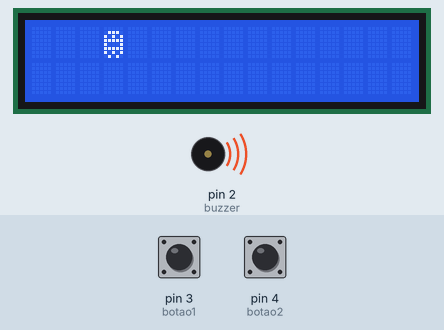
Bench run of a sketch on a simulated Arduino Uno, built with avr-gcc and run on an emulated ATmega328P. On the bench: 16×2 character LCD, buzzer (waves = sounding). Inputs (shaded band) come from the test bench; at power-on: pin 3 (botao1) LOW, pin 4 (botao2) HIGH.

Above: at 1.2 s.
1.3 s: pin 3 (botao1) pulled HIGH for 3.2 s
At 1.98 s:
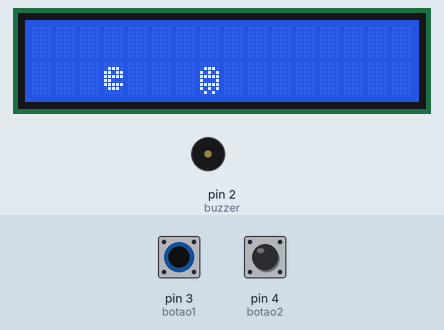
At 3.0 s:
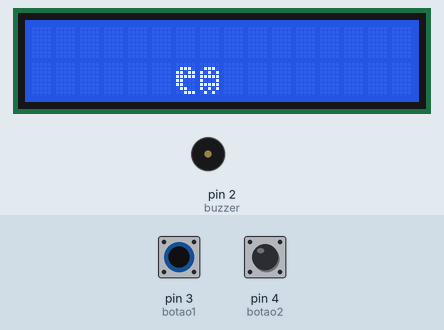
6.0 s: pin 3 (botao1) pulled HIGH for 0.25 s
At 6.04 s:
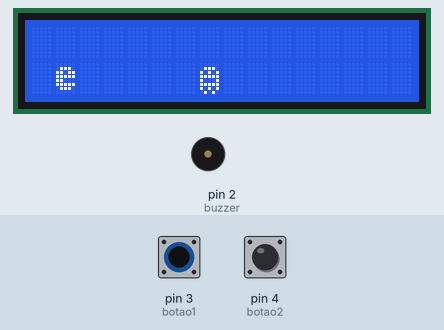
7.8 s: pin 4 (botao2) pulled LOW for 3.2 s
Timing chart, 0 to 10.8 s (numbered marks = the images above; inputs shaded):
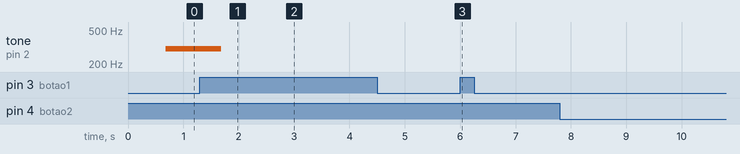

The sketch:

main.ino
```cpp
void (*resetFunc) (void) = 0;

#include <LiquidCrystal.h>
LiquidCrystal lcd(10, 9, 8, 7, 6, 5);

byte pacman[8] {
    0b00000,
    0b01110,
    0b11011,
    0b11111,
    0b11000,
    0b11111,
    0b01110,
    0b00000
};

byte pacmanOM[8] {
    0b00000,
    0b01110,
    0b11011,
    0b11111,
    0b11000,
    0b11000,
    0b01100,
    0b00111
};

byte ghost[8] {
    0b00000,
    0b01110,
    0b10101,
    0b11111,
    0b10001,
    0b11111,
    0b10101,
    0b01010
};

long millisTarefa1 = millis();

int botao1 = 3;
int botao2 = 4;
int buzzer = 2;

int linha = 0;
int coluna = 0;

int posicoes[5][2] = {{3, 0}, {7, 1}, {12, 0}, {5, 1}, {10, 0}};
int inPosicao = 0;

int contador = 0;

void setup() {

    pinMode(botao1, INPUT);
    pinMode(botao2, INPUT);
    pinMode(buzzer, OUTPUT);
    lcd.createChar(1, pacman);
    lcd.createChar(2, pacmanOM);
    lcd.createChar(3, ghost);

    lcd.begin(16, 2);
    lcd.clear();
    lcd.setCursor(1,0);
    lcd.print("Pacman x Ghost");
    lcd.setCursor(7,1);
    lcd.write(1);
    lcd.setCursor(9,1);
    lcd.write(3);
    while(digitalRead(botao1) != HIGH && digitalRead(botao2) != HIGH) {
        if ((millis() - millisTarefa1) < 400) {
            lcd.setCursor(7,1);
            lcd.print(" ");
            lcd.setCursor(8,1);
            lcd.write(2);
        } else {
            lcd.setCursor(8,1);
            lcd.print(" ");
            lcd.setCursor(7,1);
            lcd.write(1);
        }
        if ((millis() - millisTarefa1) > 1100) {
            millisTarefa1 = millis();
        }

    }
    atualizarLCD();
}

void loop() {

    if (contador >= 5) {
        lcd.clear();
        lcd.setCursor(4,0);
        lcd.print("Parabens!!");
        lcd.setCursor(4,1);
        lcd.write(1);
        lcd.setCursor(6,1);
        lcd.write("Ganhou");
        delay(2000);
        resetFunc();
    }

    if (digitalRead(botao1) == HIGH) {
        delay(200);
        linha = (linha == 0) ? 1 : 0;
        atualizarLCD();
    }

    if (digitalRead(botao2) == HIGH) {
        delay(200);
        if (coluna < 15) {
            coluna++;
        } else {
            coluna = 0;
        }
        atualizarLCD();
    }

    if (coluna == posicoes[inPosicao][0] && linha == posicoes[inPosicao][1]) {
        tone(buzzer, 300);
        delay(1000);
        noTone(buzzer);

        inPosicao = (inPosicao + 1) % 5;
        atualizarLCD();
        contador++;
    }

}

void atualizarLCD() {

    lcd.clear();

    if (coluna == (posicoes[inPosicao][0]-1) && linha == posicoes[inPosicao][1]){
        lcd.setCursor(coluna, linha);
        lcd.write(2);
    } else {
        lcd.setCursor(coluna, linha);
        lcd.write(1);
    }
    lcd.setCursor(posicoes[inPosicao][0], posicoes[inPosicao][1]);
    lcd.write(3);

}
```

Measured:
- after the input at 6.0 s, tone on pin 2 (buzzer): stays silent (without the input it goes to 300 Hz after 1.2 s)
